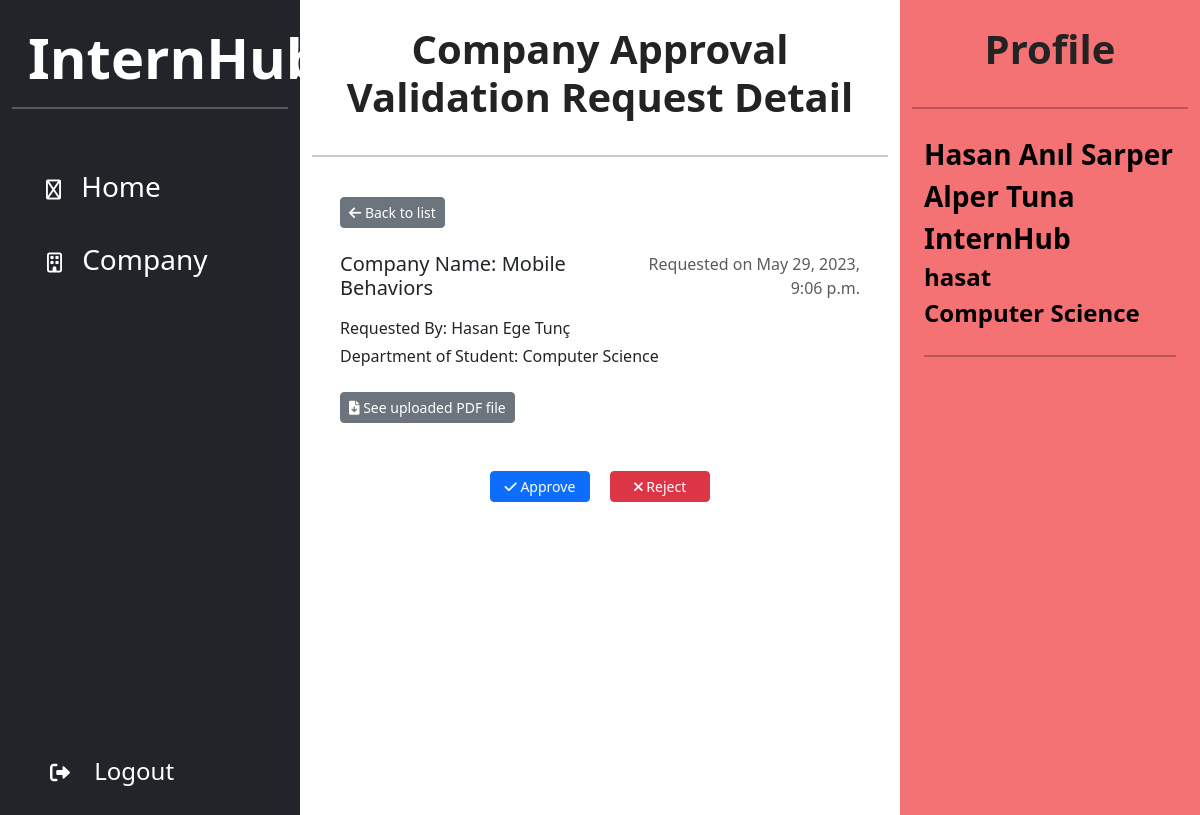
/company/cava-requests/82/ (signed in), run on the app's committed database.
### company/models.py (models this page shows, shortened)
class CompanyRelatedDemand(models.Model):
    demand_date = models.DateTimeField(auto_now_add=True, null=True)
    description = models.CharField(max_length=100, null=True)
    class Meta:
        abstract = True

class CompanyApprovalValidationApplication(CompanyRelatedDemand):
    course = models.ForeignKey(Course, blank=True, on_delete=models.CASCADE, null=True)
    file = models.FileField(upload_to='company-approval-demands',
                            null=True,
                            validators=[FileExtensionValidator(allowed_extensions=['pdf'])]
                            )
    status = models.CharField(max_length=20, choices=STATUS_CHOICES, default='PENDING')
    requested_company = models.ForeignKey(Company, on_delete=models.CASCADE, null=True, related_name='+')
    student = models.ForeignKey(Student, on_delete=models.CASCADE, null=True, related_name='cava_applications')

class Company(models.Model):
    name = models.CharField(max_length=100, null=True, unique=True)
    field = models.CharField(max_length=100, null=True)
    departments = models.ManyToManyField(EngineeringDepartment, blank=True)
    status = models.CharField(max_length=20, choices=STATUS_CHOICES, default='PENDING', null=True)

### users/models.py (models this page shows, shortened)
class RoleMixin(models.Model):
    class Role(models.TextChoices):
        SUPERUSER = 'SUPERUSER', 'Superuser'
        STUDENT = 'STUDENT', 'Student'
        DEAN = 'DEAN', 'Dean'
        CHAIR = 'CHAIR', 'Chair'
        INSTRUCTOR = 'INSTRUCTOR', 'Instructor'
        DEPARTMENTSECRETARY = 'DEPARTMENT_SECRETARY', 'Department Secretary'
    role = models.CharField(max_length=50, choices=Role.choices, blank=True)
    class Meta:
        abstract = True

class User(AbstractBaseUser, PermissionsMixin, RoleMixin):
    first_name = models.CharField(max_length=50, null=True)
    last_name = models.CharField(max_length=50, null=True)
    email = models.EmailField(max_length=50, unique=True, null=True)
    user_id = models.CharField(max_length=8, unique=True, null=False)
    department = models.ForeignKey(
        EngineeringDepartment, on_delete=models.SET_NULL, null=True)
    created_date = models.DateTimeField(auto_now_add=True)
    modified_date = models.DateTimeField(auto_now=True)
    is_admin = models.BooleanField(default=False)
    is_active = models.BooleanField(default=True)
    is_staff = models.BooleanField(default=False)
    is_superuser = models.BooleanField(default=False)
    USERNAME_FIELD = 'user_id'
    REQUIRED_FIELDS = []
    objects = UserManager()
    user_permissions = models.ManyToManyField(
        Permission, related_name='%(class)spermissions', blank=True)
    def __str__(self):
        if self.first_name is None or self.last_name is None:
            return self.user_id
        return self.first_name + ' ' + self.last_name

class EngineeringDepartment(models.Model):
    code = models.CharField(max_length=5, unique=True)
    name = models.CharField(max_length=50, blank=True)
    def __str__(self):
        return self.name

### company/views.py (the view, shortened to what this page needs)
# urls.py: path('cava-requests/<int:pk>/', views.CAVADetailView.as_view(), name="cava-detail"),
class CAVADetailView(LoginRequiredMixin, RoleRequiredMixin, DetailView):
    template_name = 'company/cava-request-detail.html'
    model = CompanyApprovalValidationApplication
    context_object_name = 'request'
    allowed_roles = ['SUPERUSER', 'DEPARTMENT_SECRETARY']
    def get_context_data(self, **kwargs):
        context = super().get_context_data(**kwargs)
        user = self.request.user
        context['full_name'] = str(self.request.user)
        context['user'] = user
        context['check'] = True
        return context

### users/views.py (called while the page is built)
    def test_func(self):
        return self.request.user.role in self.allowed_roles

### company/templates/company/cava-request-detail.html (shortened to what this page needs)
{% extends 'main/home.html' %}
{% load static %}
{% block styling %}
    <link rel="stylesheet" type="text/css" href="{% static 'main/home.css' %}">
{% endblock %}
{% block body %}
    <div class="container-fluid">
        <div class="row flex-nowrap">
            {% block left-column %}
                <div class="bg-dark col-auto col-md-4 col-lg-3 min-vh-100" id="left-column">
                    <div class="bg-dark p2">
                        <a href="/" class="d-flex text-decoration-none align-items-center mt-4 text-white">
                            <b class="display-4">
                                <span class="display-4 ms-3 d-none d-sm-inline fw-bold">InternHub</span>
                            </b>
                        </a>
                        <hr class="bg-white border-2 border-top border-white">
                        <div class="container">
                            <div class="content">
                                <ul class="nav nav-pills flex-column mt-4">
                                    <li class="nav-item py-2 py-sm-2 rounded">
                                        <button onclick="navigateToAnotherPage('/')" class="nav-link text-white w-100"
                                                style="padding-left: 12px;">
                                            <i class="fs-5 fa-regular fa-house"></i>
                                            <span class="fs-3 ms-3 d-none d-sm-inline"
                                                  id="sidebar-span">Home</span>
                                        </button>
                                    </li>
                                    <li class="nav-item py-2 py-sm-2 rounded">
                                        <button class="btn btn-toggle align-items-center rounded collapsed text-white w-100"
                                                data-bs-toggle="collapse"
                                                data-bs-target="#company-collapse"
                                                aria-expanded="true"
                                                id="main-button">
                                            <i class="fs-5 fa-regular fa-building"></i>
                                            <span class="fs-3 ms-3 d-none d-sm-inline" id="sidebar-span">Company</span>
                                        </button>
                                    </li>
                                </ul>
                            </div>
                            <ul class="nav nav-pills flex-column mt-4">
                                <li class="nav-item py-2 py-sm-2 rounded">
                                    <a href="{% url 'users:logout' %}" class="nav-link text-white">
                                        <i class="fs-5 fa-solid fa-right-from-bracket"></i>
                                        <span class="fs-4 ms-3 d-none d-sm-inline" id="side-bar-span">Logout</span>
                                    </a>
                                </li>
                            </ul>
                        </div>
                    </div>
                </div>
            {% endblock %}
            {% block middle-column %}
                <div class="col-auto col-6" id="middle-column">
                    <div id="company-list-div">
                        <h1 class="display-6 text-center fw-semibold" id="titles">Company Approval Validation Request
                            Detail</h1>
                        <hr class="my-4 border-2 text-dark">
                        <div class="container">
                            <div class="card border-0">
                                <div class="card-body">
                                    <a href="{% url 'company:cava-requests' %}" class="btn btn-secondary btn-sm mb-4">
                                        <i class="fas fa-arrow-left"></i> Back to list</a>
                                    <div class="d-flex justify-content-between">
                                        <h5 class="card-title mb-3">Company
                                            Name: {{ request.requested_company.name }}</h5>
                                        <div class="text-end">
                                            <p class="text-muted">Requested on {{ request.demand_date }}</p>
                                        </div>
                                    </div>
                                    <p class="card-text mb-1">Requested
                                        By: {{ request.student.first_name }} {{ request.student.last_name }}</p>
                                    <p class="card-text mb-4">Department of
                                        Student: {{ request.student.department }}</p>
                                    <a href="{{ request.file.url }}" class="card-text btn btn-secondary btn-sm mb-5">
                                        <i class="fas fa-file-arrow-down"></i> See uploaded PDF file
                                    </a>
                                    <div class="d-flex justify-content-center">
                                        <form method="post" action="{% url 'company:cava-detail' request.id %}">
                                            <button class="btn btn-primary btn-sm mx-2 text-center" type="submit"
                                                    name="action" value="approve" style="width: 100px;">
                                                <i class="fas fa-check"></i> Approve
                                            </button>
                                            <button class="btn btn-danger btn-sm mx-2 text-center" type="submit"
                                                    name="action" value="reject" style="width: 100px;">
                                                <i class="fas fa-times"></i> Reject
                                            </button>
                                        </form>
                                    </div>
                                </div>
                            </div>
                        </div>
                    </div>
                </div>
            {% endblock %}
            {% block right-column %}
                <div class="col text-white" id="side-bar-right">
                    <h1 class="display-6 fw-semibold text-center" id="titles">Profile</h1>
                    <hr class="my-4 border-2 text-black">
                    <div class="container" id="profile-info">
                        <div class="row">
                            {% if check %}
                                <span class="fs-3 text-black fw-semibold align-left"> {{ full_name }} </span>
                                <span class="fs-4 text-black fw-semibold align-left"> {{ user.user_id }}</span>
                                <span class="fs-4 text-black fw-semibold align-left"> {{ user.department }}</span>
                            {% endif %}
                        </div>
                        <hr class="my-4 border-2 text-black">
                    </div>
                </div>
            {% endblock %}
        </div>
    </div>
{% endblock %}

### main/static/main/home.css (style rules this page uses)
.container { display: flex; flex-direction: column; min-height: 85vh; }
.content { flex-grow: 1; }
.container button { text-align: left; }
.container ul li { padding: 10px; }
.container ul a { text-decoration: none; }
#side-bar-span { padding-left: 4px; }
#side-bar-right { background: #F47174; }
#titles { padding-top: 25px; padding-bottom: 10px; color: #232323; }
#profile-info { color: #232323; }

### data on the page
CompanyApprovalValidationApplication: requested_company.name "Mobile Behaviors", demand_date "May 29, 2023, 9:06 p.m.", student.first_name "Hasan Ege", student.last_name "Tunç", student.department "Computer Science"
User: user_id "hasat", department "Computer Science"

### other printed values
{{ full_name }} "Hasan Anıl Sarper Alper Tuna InternHub"
